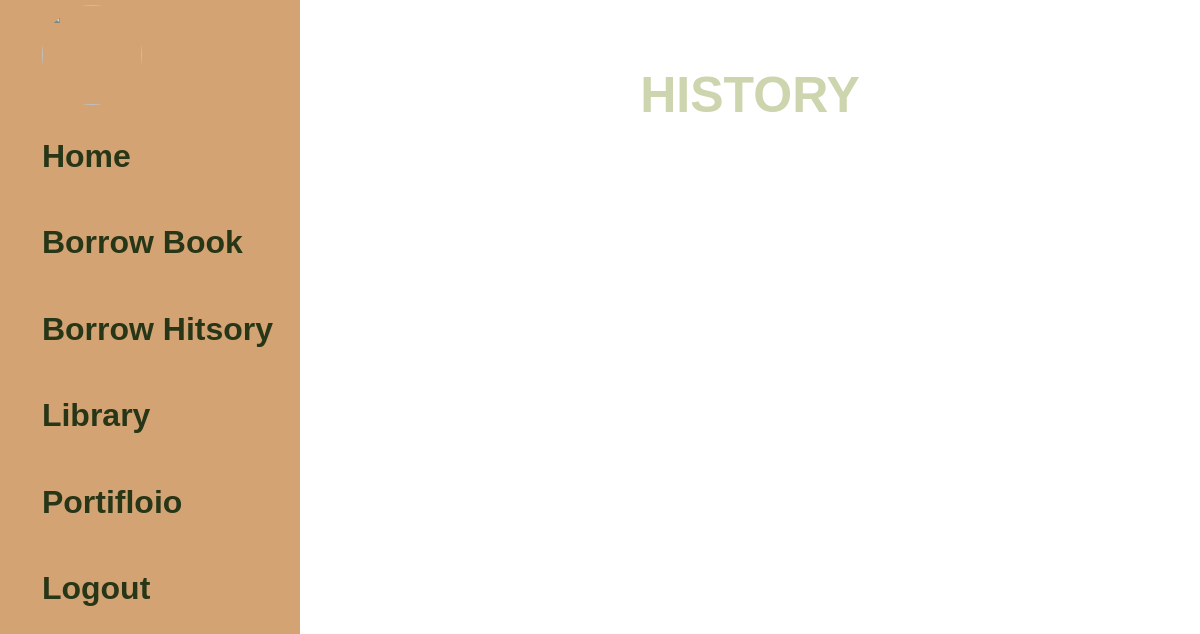
The app's page /libclient/History/, older data.
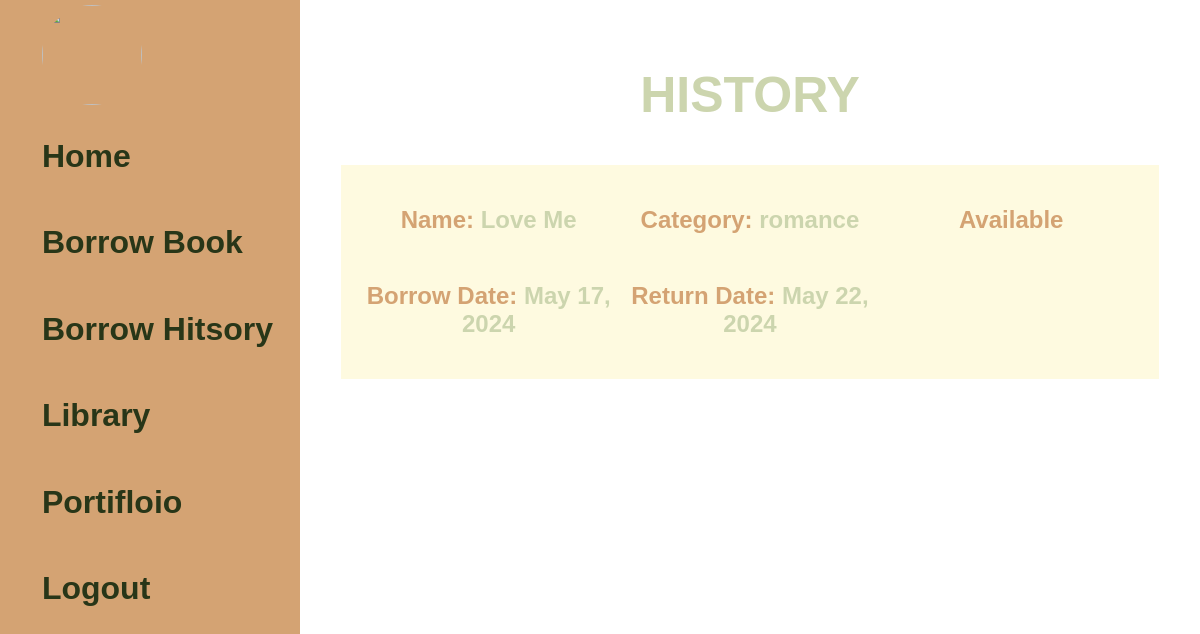
The same page, newer data.
### Controlling/models.py (models this page shows, shortened)
class Book(models.Model):
    Id = models.PositiveIntegerField(primary_key=True)
    Title = models.CharField(max_length=50)
    Author = models.CharField(max_length=50)
    Category = models.CharField(max_length=50,null=True)
    Description = models.TextField()
    Available = models.BooleanField(default=False)
    Cover = models.ImageField(upload_to='static/Covers-%y-%m-%d')
    BorrowingNumber = models.IntegerField(default=0)

class Borrowing(models.Model):
    Id = models.PositiveIntegerField(primary_key=True)
    BorrowDate = models.DateField(default=now)
    ReturnDate = models.DateField(default=now)
    BookId = models.ForeignKey(Book,on_delete=models.CASCADE,default=1)
    ClientId = models.ForeignKey(Client,on_delete=models.CASCADE,default=1)

### ClientSide/views.py (the view)
# urls.py: path("History/" , views.History , name="AHistory"),
def History(request):
    ClientId = 1
    data = Borrowing.objects.filter(ClientId=ClientId)
    returnedata = []
    for i in range(len(data)):
        num = data[i].Id
        edata = Borrowing.objects.get(Id=num).BookId
        Obj = {
            'Title':edata.Title,
            'Category':edata.Category,
            'Available':edata.Available,
            'BorrowDate':data[i].BorrowDate,
            'ReturnDate':data[i].ReturnDate
        }
        returnedata.append(Obj)
    print(returnedata)
    context = {
        'Title':'History',
        'data':returnedata,
        'rrr':[{'r':1},{'r':2}]
    }
    return render(request, 'client/History.html',context)

### templates/client/History.html (shortened to what this page needs)
<!DOCTYPE html>
<html lang="en">
<head>
    {% load static %}
    <link rel="stylesheet" href="{% static 'css/Main.css' %}">
</head>
<body>
    {% include 'client/Navbar.html'%}
    <section class="History">
        <h1> History </h1>
        {% for Order in data %}
            <div>
                <h3>
                    Name: <span> {{Order.Title}} </span>
                </h3>
                <h3>
                    Category: <span> {{Order.Category}} </span>
                </h3>
                <h3>
                     Available
                </h3>
                <h3>
                    Borrow Date: <span> {{Order.BorrowDate}} </span>
                </h3>
                <h3>
                    Return Date: <span> {{Order.ReturnDate}} </span>
                </h3>
            </div>
        {% endfor %}
    </section>
</body>
</html>

Row changes from the older to the newer data that the page shows:
now on this page (row edited): Book: Title "Love Me", Category "romance"
added Borrowing: BorrowDate "May 17, 2024", ReturnDate "May 22, 2024"
Text that changed along with them:
new list line: "Name: Category: Available Borrow Date: Return Date:"
